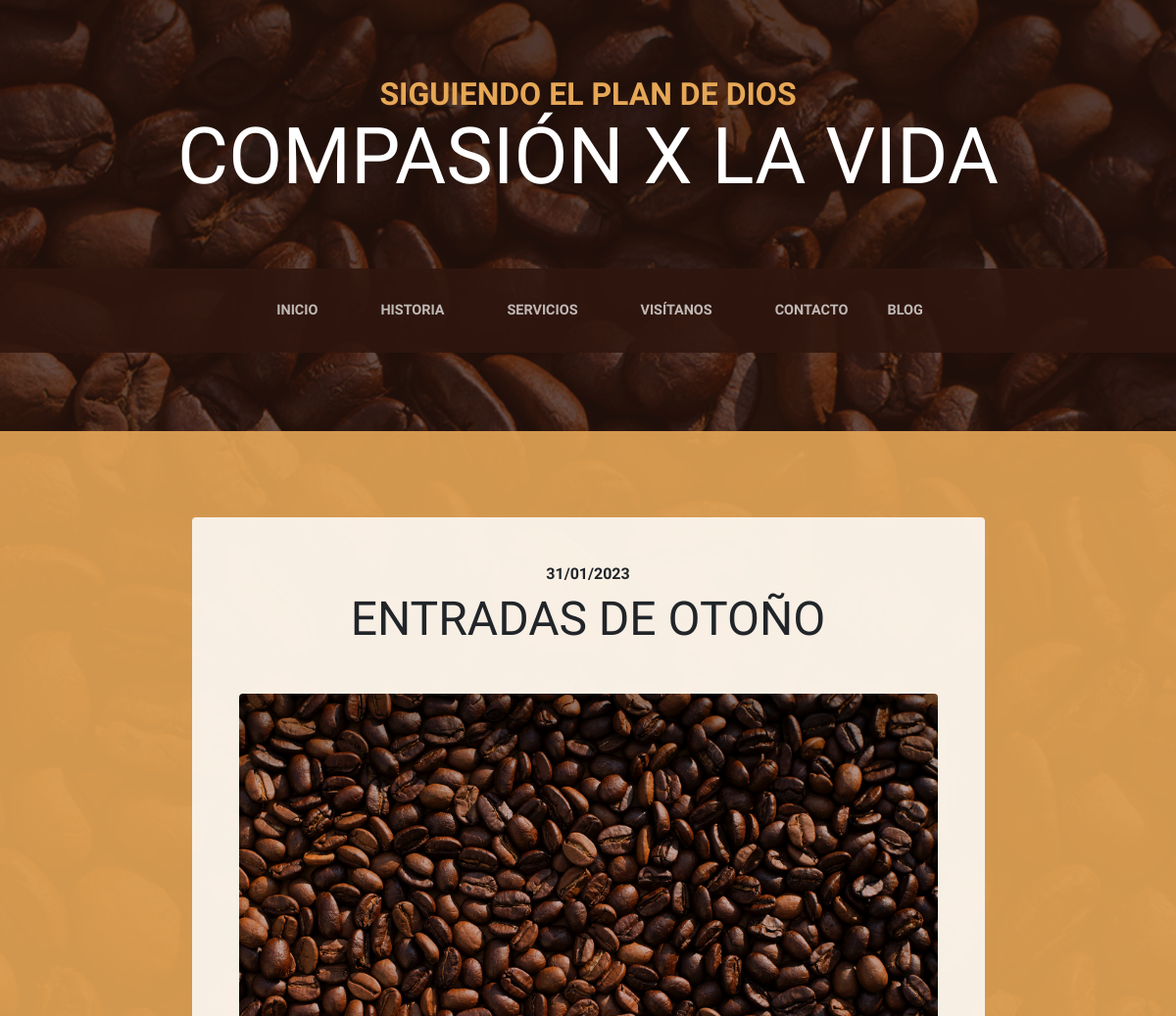
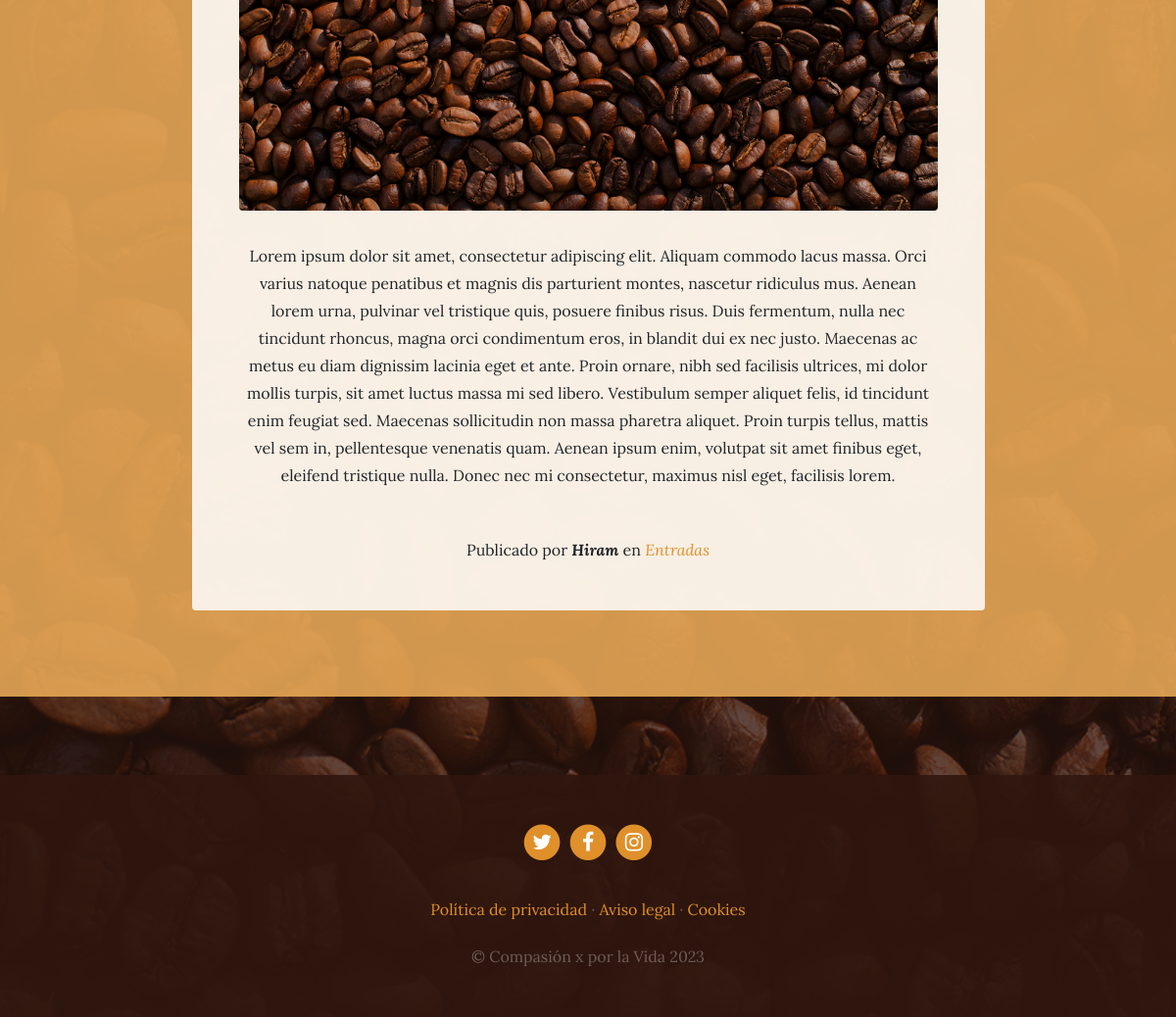
Screenshot of /blog/category/1/ with the database file from the repository (2 pictures, top to bottom).
### blog/models.py (models this page shows, shortened)
class Post(models.Model):
    title = models.CharField(max_length=200, verbose_name="Titulo")
    content = models.TextField(verbose_name="Contenido")
    published = models.DateTimeField(verbose_name="Fecha de publicación", default= now)
    image = models.ImageField(verbose_name="Imagen", upload_to="blog", null=True, blank=True)
    author = models.ForeignKey(User, verbose_name="Autor", on_delete=models.CASCADE)
    categories = models.ManyToManyField(Category, verbose_name="Categorias",related_name="get_posts")
    created_at = models.DateTimeField(auto_now_add=True, verbose_name="Fecha de creación")
    updated_at = models.DateTimeField(auto_now=True, verbose_name="Fecha de edición")
    class Meta:
        verbose_name = "entrada"
        verbose_name_plural = "entradas"
        ordering = ["-created_at"]

class Category(models.Model):
    name = models.CharField(max_length=100, verbose_name="Nombre")
    created_at = models.DateTimeField(auto_now_add=True)
    updated_at = models.DateTimeField(auto_now=True)
    class Meta:
        verbose_name = "categoria"
        verbose_name_plural = "categorias"
        ordering = ["-created_at"]

### blog/views.py (the view)
# urls.py: path("category/<int:category_id>/", views.category, name="category"),
def category(request, category_id):
    category = get_object_or_404(Category,id=category_id)
    return render(request, "blog/category.html", {'category':category})

### blog/templates/blog/category.html (shortened to what this page needs)
{% extends 'core/base.html' %}
{% load static %}
{% block content %}
  {% for post in category.get_posts.all %}
    <section class="page-section cta">
      <div class="container">
        <div class="row">
          <div class="col-xl-9 mx-auto">
            <div class="cta-innerv text-center rounded">
              <h2 class="section-heading mb-5">
                <span class="section-heading-upper">{{post.published | date:"SHORT_DATE_FORMAT"}}</span>
                <span class="section-heading-lower">{{post.title}}</span>
              </h2>
              <p class="mb-0">
                <img class="mx-auto d-flex rounded img-fluid mb-3 mb-lg-0" src="{{post.image.url}}" alt="">
              </p>
              <p class="mb-0 mbt">
                {{post.content | linebreaks}}
              </p>
              <p class="mb-0 mbt">
                <span class="section-heading-under">Publicado por <em><b>{{post.author}}</b></em> en
                  <em>
                    {% for category in post.categories.all %}
                      <a href="{% url 'category' category.id %}" class ="link">{{category.name}}</a>{% if not forloop.last %}, {% endif %}
                    {% endfor %}
                  </em>
                </span>
              </p>
            </div>
          </div>
        </div>
      </div>
    </section>
  {% endfor %}
{% endblock %}

### core/static/core/css/business-casual.css (style rules this page uses)
body { font-family: 'Lora'; background: linear-gradient(rgba(47, 23, 15, 0.65), rgba(47, 23, 15, 0.65)), url("../img/bg.jpg"); background-attachment: fixed; background-position: center; background-size: cover; }
h1, h2, h3, h4, h5, h6 { font-family: 'Raleway'; }
p { line-height: 1.75; }
.page-section { margin-top: 5rem; margin-bottom: 5rem; }
.section-heading { text-transform: uppercase; }
.section-heading .section-heading-upper { display: block; font-size: 1rem; font-weight: 800; padding-bottom:.5rem; }
.section-heading .section-heading-lower { display: block; font-size: 3rem; font-weight: 100; }
.cta { padding-top: 5rem; padding-bottom: 5rem; background-color: rgba(230, 167, 86, 0.9); }
.cta .cta-innerv { position: relative; padding: 3rem; margin: 0.5rem; background-color: rgba(255, 255, 255, 0.85); }
.mbt { padding-top: 2rem; }
a.link { color: #df902a; }

### rows the page displays
Post: published "31/01/2023", title "ENTRADAS DE OTOÑO", image (picture), content "Lorem ipsum dolor sit amet, consectetur adipiscing elit. Aliquam commodo lacus massa. Orci varius natoque penatibus et magnis dis parturient montes, nascetur ridiculus mus. Aenean lorem urna, pulvinar vel tristique quis, posuere finibus risus. Duis fermentum, nulla nec tincidunt rhoncus, magna orci condimentum eros, in blandit dui ex nec justo. Maecenas ac metus eu diam dignissim lacinia eget et ante. Proin ornare, nibh sed facilisis ultrices, mi dolor mollis turpis, sit amet luctus massa mi sed libero. Vestibulum semper aliquet felis, id tincidunt enim feugiat sed. Maecenas sollicitudin non massa pharetra aliquet. Proin turpis tellus, mattis vel sem in, pellentesque venenatis quam. Aenean…", author "Hiram"
Category: name "Entradas"
